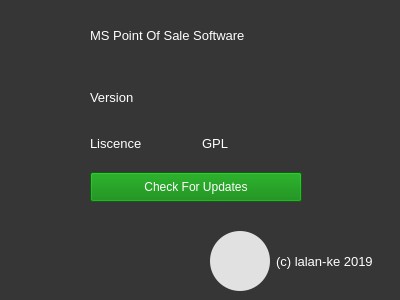
<?xml version="1.0" encoding="UTF-8"?>
<ui version="4.0">
 <class>InfoForm</class>
 <widget class="QDialog" name="InfoForm">
  <property name="geometry">
   <rect>
    <x>0</x>
    <y>0</y>
    <width>400</width>
    <height>300</height>
   </rect>
  </property>
  <property name="minimumSize">
   <size>
    <width>400</width>
    <height>300</height>
   </size>
  </property>
  <property name="maximumSize">
   <size>
    <width>400</width>
    <height>300</height>
   </size>
  </property>
  <property name="windowTitle">
   <string>Info Dialog</string>
  </property>
  <property name="styleSheet">
   <string notr="true">QDialog{
background-color:rgb(54,54,54);
color:white;
font:13px;
}
QLabel{
background-color:rgb(54,54,54);
color:white;
font:13px;
}</string>
  </property>
  <widget class="QLabel" name="label_2">
   <property name="geometry">
    <rect>
     <x>90</x>
     <y>20</y>
     <width>231</width>
     <height>30</height>
    </rect>
   </property>
   <property name="minimumSize">
    <size>
     <width>0</width>
     <height>30</height>
    </size>
   </property>
   <property name="styleSheet">
    <string notr="true">font: 14pt &quot;MS UI Gothic&quot;;</string>
   </property>
   <property name="text">
    <string>MS Point Of Sale Software</string>
   </property>
  </widget>
  <widget class="QWidget" name="layoutWidget">
   <property name="geometry">
    <rect>
     <x>210</x>
     <y>230</y>
     <width>168</width>
     <height>62</height>
    </rect>
   </property>
   <layout class="QHBoxLayout" name="horizontalLayout_3">
    <item>
     <widget class="QPushButton" name="myBtn">
      <property name="minimumSize">
       <size>
        <width>60</width>
        <height>60</height>
       </size>
      </property>
      <property name="maximumSize">
       <size>
        <width>60</width>
        <height>60</height>
       </size>
      </property>
      <property name="styleSheet">
       <string notr="true">border-radius:30px;
background-color: rgb(225, 225, 225);</string>
      </property>
      <property name="text">
       <string/>
      </property>
      <property name="iconSize">
       <size>
        <width>60</width>
        <height>60</height>
       </size>
      </property>
     </widget>
    </item>
    <item>
     <widget class="QLabel" name="label_6">
      <property name="minimumSize">
       <size>
        <width>100</width>
        <height>30</height>
       </size>
      </property>
      <property name="text">
       <string>(c) lalan-ke 2019</string>
      </property>
     </widget>
    </item>
   </layout>
  </widget>
  <widget class="QWidget" name="layoutWidget">
   <property name="geometry">
    <rect>
     <x>90</x>
     <y>80</y>
     <width>212</width>
     <height>122</height>
    </rect>
   </property>
   <layout class="QVBoxLayout" name="verticalLayout_2">
    <property name="spacing">
     <number>12</number>
    </property>
    <item>
     <layout class="QVBoxLayout" name="verticalLayout">
      <property name="spacing">
       <number>12</number>
      </property>
      <item>
       <layout class="QHBoxLayout" name="horizontalLayout">
        <item>
         <widget class="QLabel" name="label">
          <property name="minimumSize">
           <size>
            <width>100</width>
            <height>30</height>
           </size>
          </property>
          <property name="text">
           <string>Version</string>
          </property>
         </widget>
        </item>
        <item>
         <widget class="QLabel" name="versionLabel">
          <property name="minimumSize">
           <size>
            <width>100</width>
            <height>30</height>
           </size>
          </property>
          <property name="text">
           <string/>
          </property>
         </widget>
        </item>
       </layout>
      </item>
      <item>
       <layout class="QHBoxLayout" name="horizontalLayout_2">
        <item>
         <widget class="QLabel" name="label_3">
          <property name="minimumSize">
           <size>
            <width>100</width>
            <height>30</height>
           </size>
          </property>
          <property name="text">
           <string>Liscence</string>
          </property>
         </widget>
        </item>
        <item>
         <widget class="QLabel" name="label_5">
          <property name="minimumSize">
           <size>
            <width>100</width>
            <height>30</height>
           </size>
          </property>
          <property name="text">
           <string>GPL</string>
          </property>
         </widget>
        </item>
       </layout>
      </item>
     </layout>
    </item>
    <item>
     <widget class="QPushButton" name="pushButton">
      <property name="enabled">
       <bool>false</bool>
      </property>
      <property name="minimumSize">
       <size>
        <width>0</width>
        <height>30</height>
       </size>
      </property>
      <property name="styleSheet">
       <string notr="true">color:white;
background-color:green;
font: 12pt &quot;MS UI Gothic&quot;;</string>
      </property>
      <property name="text">
       <string>Check For Updates</string>
      </property>
     </widget>
    </item>
   </layout>
  </widget>
 </widget>
 <resources/>
 <connections/>
</ui>
